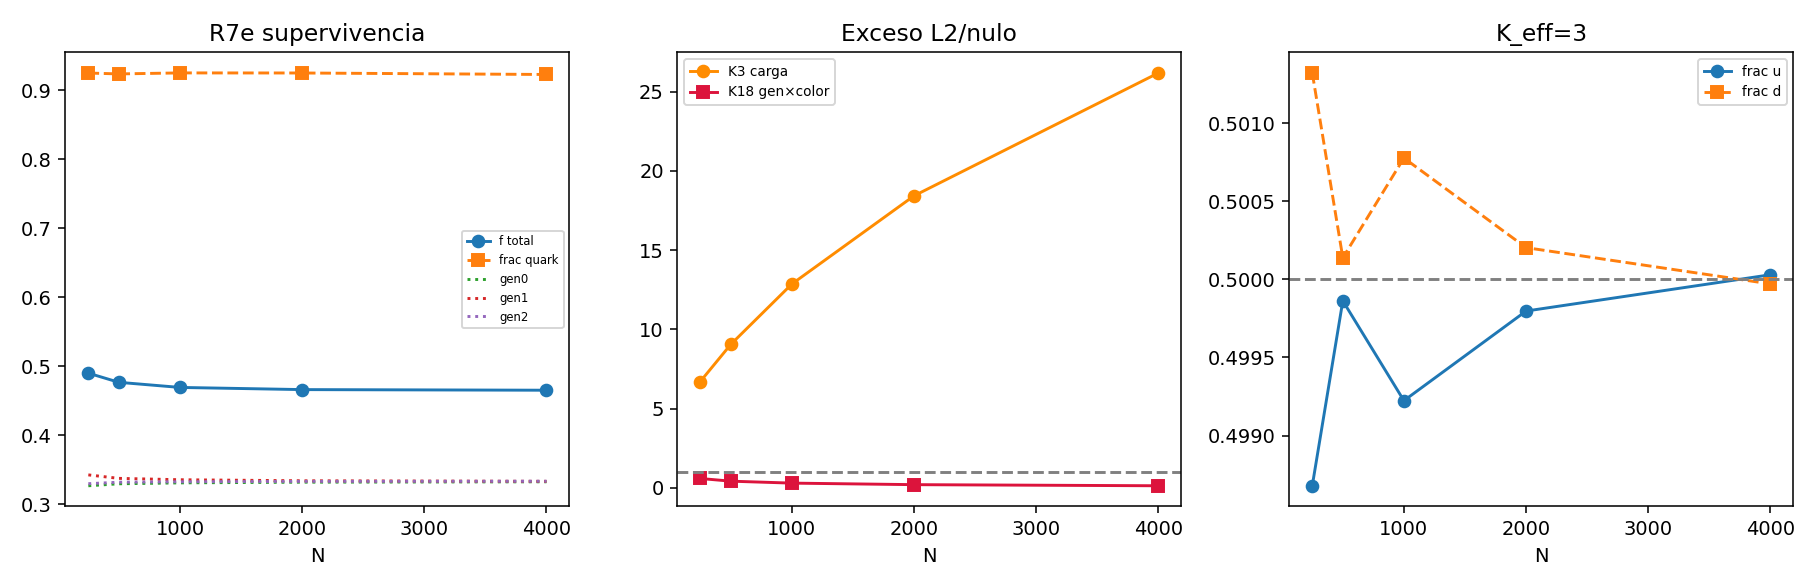

Recreate this plot in Python.
#!/usr/bin/env python3
"""
CG002-R7e — generaciones ×3 (multiplicidad de sabor)
====================================================
Extiende R7d: 3 generaciones de quarks con isospín u/d; leptones 3 gen (R7c).

Microestados: 72 quarks (3 gen × 2 sabor × 3 color × 2 spin × q/q̄)
              + 12 leptones = 84 total.

Canales (igual R7d): c_ij = c_color_ij + Q_i Q_j
  u: ±2/3, d: ∓1/3; leptón cargado ±1; ν: 0.
Generación y sabor: etiqueta de multiplicidad (no entran en c_ij salvo vía Q).

K candidatos: K=3 (carga), K=6 (color×spin), K=18 (gen×color×spin),
              K=72 (quark completo), K=84 (espacio total).

Controles: shuffle-B, shuffle-G (generación), shuffle-F (sabor u↔d),
           shuffle-L, shuffle-E.

USO:
  python3 cg002_r7e_generations.py [--quick|--single]
"""
from __future__ import annotations

import argparse
import math
import time
from pathlib import Path

import matplotlib

matplotlib.use("Agg")
import matplotlib.pyplot as plt
import numpy as np
import pandas as pd

ETA, MU, KAPPA_S, S0, S_BAND = 0.05, 0.01, 1e-6, 1.0, 8.0
PASOS, ALPHA = 240, 1.0

OUT_DIR = Path(__file__).parent
SWEEP_CSV = OUT_DIR / "cg002_r7e_sweep.csv"
FIG_PATH = OUT_DIR / "cg002_r7e_generations.png"

N_GEN = 3
N_QUARK = 72
N_LEPTON = 12
N_MICRO = N_QUARK + N_LEPTON
K_CANDIDATES = (3, 6, 18, 72, 84)

COLORS = np.eye(3, dtype=float)


def sat(S):
    return S / (1.0 + S / S_BAND)


def is_lepton(label: int) -> bool:
    return label >= N_QUARK


def encode_quark(is_aq: bool, gen: int, flavor: int, color: int, spin: int) -> int:
    base = gen * 12 + flavor * 6 + color * 2 + spin
    return 36 + base if is_aq else base


def decode_quark(ms: int) -> tuple[bool, int, int, int, int]:
    is_aq = ms >= 36
    base = ms - 36 if is_aq else ms
    gen = base // 12
    rem = base % 12
    flavor = rem // 6
    rem2 = rem % 6
    color = rem2 // 2
    spin = rem2 % 2
    return is_aq, gen, flavor, color, spin


def decode_lepton(ms: int) -> tuple[int, int, int]:
    base = ms - N_QUARK
    conj = base % 2
    spec = (base // 2) % 2
    gen = base // 4
    return gen, spec, conj


def color_vector(is_antiquark: bool, color_idx: int) -> np.ndarray:
    v = COLORS[color_idx]
    return -v if is_antiquark else v


def charge_quark(is_aq: bool, flavor: int) -> float:
    q = 2.0 / 3.0 if flavor == 0 else -1.0 / 3.0
    return -q if is_aq else q


def charge_lepton(spec: int, conj: int) -> float:
    if spec == 1:
        return 0.0
    return -1.0 if conj == 0 else 1.0


def microstate_charge(ms: int) -> float:
    if ms < N_QUARK:
        is_aq, _, flavor, _, _ = decode_quark(ms)
        return charge_quark(is_aq, flavor)
    _, spec, conj = decode_lepton(ms)
    return charge_lepton(spec, conj)


def build_compat(V: np.ndarray, Q: np.ndarray, labels: np.ndarray) -> np.ndarray:
    N = len(labels)
    is_l = labels >= N_QUARK
    C = np.zeros((N, N))
    idx_q = np.where(~is_l)[0]
    if len(idx_q):
        Vq = V[idx_q]
        C[np.ix_(idx_q, idx_q)] = Vq @ Vq.T
    C += np.outer(Q, Q)
    np.fill_diagonal(C, 0.0)
    return C


def evolucion(V: np.ndarray, Q: np.ndarray, labels: np.ndarray):
    C = build_compat(V, Q, labels)
    N = len(labels)
    S = np.full(N, S0)
    alive = np.ones(N, bool)
    tau = 0
    for _ in range(PASOS):
        S = np.where(alive, S * (1 - MU), S)
        m = np.where(alive, np.sqrt(sat(S)), 0.0)
        coop = C @ m
        dS = ALPHA * ETA * m * coop - ALPHA * ETA * m * m
        d_struct = float(np.abs(dS[alive]).sum()) if alive.any() else 0.0
        S = S + dS
        S = np.minimum(S, 1e12)
        S = np.where(S < 0, 0, S)
        alive = S > KAPPA_S
        S = np.where(alive, S, 0.0)
        if d_struct > 1e-4:
            tau += 1
    return S, alive, tau


def semilla_simetrica(N: int, rng: np.random.Generator):
    counts = np.full(N_MICRO, N // N_MICRO)
    for _ in range(N % N_MICRO):
        counts[rng.integers(0, N_MICRO)] += 1
    labels = np.empty(N, dtype=np.int8)
    V = np.zeros((N, 3))
    Q = np.zeros(N)
    pos = 0
    for ms in range(N_MICRO):
        n = counts[ms]
        labels[pos : pos + n] = ms
        if ms < N_QUARK:
            is_aq, _, _, ci, _ = decode_quark(ms)
            V[pos : pos + n] = color_vector(is_aq, ci)
        Q[pos : pos + n] = microstate_charge(ms)
        pos += n
    perm = rng.permutation(N)
    return labels[perm], V[perm], Q[perm]


def semilla_shuffle_b(labels, V, Q, rng):
    perm_color = rng.permutation(3)
    lab2, V2 = labels.copy(), V.copy()
    for i in range(len(labels)):
        if is_lepton(int(labels[i])):
            continue
        is_aq, gen, flavor, ci, sp = decode_quark(int(labels[i]))
        ci2 = int(perm_color[ci])
        lab2[i] = encode_quark(is_aq, gen, flavor, ci2, sp)
        V2[i] = color_vector(is_aq, ci2)
    return lab2, V2, Q


def semilla_shuffle_g(labels, V, Q, rng):
    perm_gen = rng.permutation(N_GEN)
    lab2, V2, Q2 = labels.copy(), V.copy(), Q.copy()
    for i in range(len(labels)):
        if is_lepton(int(labels[i])):
            continue
        is_aq, gen, flavor, ci, sp = decode_quark(int(labels[i]))
        gen2 = int(perm_gen[gen])
        lab2[i] = encode_quark(is_aq, gen2, flavor, ci, sp)
        Q2[i] = microstate_charge(lab2[i])
    return lab2, V2, Q2


def semilla_shuffle_f(labels, Q, rng):
    """Permuta sabor u↔d rompiendo correlación isospín–carga."""
    perm_flavor = rng.permutation(2)
    lab2, Q2 = labels.copy(), Q.copy()
    for i in range(len(labels)):
        if is_lepton(int(labels[i])):
            continue
        is_aq, gen, flavor, ci, sp = decode_quark(int(labels[i]))
        flavor2 = int(perm_flavor[flavor])
        lab2[i] = encode_quark(is_aq, gen, flavor2, ci, sp)
        Q2[i] = microstate_charge(lab2[i])
    return lab2, Q2


def semilla_shuffle_l(labels, Q, rng):
    perm = rng.permutation(N_LEPTON)
    lab2, Q2 = labels.copy(), Q.copy()
    for i in range(len(labels)):
        if not is_lepton(int(labels[i])):
            continue
        new_slot = int(perm[int(labels[i]) - N_QUARK])
        lab2[i] = N_QUARK + new_slot
        Q2[i] = microstate_charge(lab2[i])
    return lab2, Q2


def semilla_shuffle_e(labels, Q, rng):
    Q2 = Q.copy()
    perm = rng.permutation(len(Q))
    Q2[:] = Q[perm]
    return labels.copy(), Q2


def quark_bin_index(ms: int, K: int) -> int:
    is_aq, gen, flavor, color, spin = decode_quark(ms)
    if K == 72:
        return ms
    if K == 18:
        return gen * 6 + color * 2 + spin
    if K == 6:
        return color * 2 + spin
    raise ValueError(K)


def bin_counts(labels, alive, K):
    idx = np.where(alive)[0]
    if len(idx) == 0:
        return np.zeros(K, dtype=int)
    surv = labels[idx]
    if K == 84:
        return np.bincount(surv, minlength=N_MICRO)
    if K == 72:
        q = surv[surv < N_QUARK]
        return np.bincount(q, minlength=N_QUARK)
    if K in (6, 18):
        cnt = np.zeros(K, dtype=int)
        for ms in surv:
            if ms >= N_QUARK:
                continue
            cnt[quark_bin_index(int(ms), K)] += 1
        return cnt
    raise ValueError(K)


def bin_charge_counts(Q, alive) -> np.ndarray:
    idx = np.where(alive)[0]
    cnt = np.zeros(3, dtype=int)
    if len(idx) == 0:
        return cnt
    for q in Q[idx]:
        if q < -0.1:
            cnt[0] += 1
        elif q > 0.1:
            cnt[2] += 1
        else:
            cnt[1] += 1
    return cnt


def excess_L2(counts, K):
    N = counts.sum()
    if N == 0:
        return 0.0
    f = counts / N
    return float(np.sqrt(((f - 1 / K) ** 2).sum()))


def null_L2(K, N):
    return math.sqrt((K - 1) / (K * max(N, 1)))


def orden_color(V, alive):
    idx = np.where(alive)[0]
    if len(idx) == 0:
        return 0.0
    return float(np.linalg.norm(V[idx].mean(0)))


def orden_charge(Q, alive):
    idx = np.where(alive)[0]
    if len(idx) == 0:
        return 0.0
    return float(abs(Q[idx].mean()))


def frac_species(labels, alive):
    idx = np.where(alive)[0]
    if len(idx) == 0:
        return 0.0, 0.0
    surv = labels[idx]
    return float((surv < N_QUARK).mean()), float((surv >= N_QUARK).mean())


def frac_generations(labels, alive):
    idx = np.where(alive)[0]
    q = labels[idx][labels[idx] < N_QUARK]
    if len(q) == 0:
        return (1 / 3, 1 / 3, 1 / 3)
    gens = np.array([decode_quark(int(ms))[1] for ms in q])
    c = np.bincount(gens, minlength=N_GEN).astype(float)
    c /= c.sum()
    return tuple(c)


def frac_flavors(labels, alive):
    idx = np.where(alive)[0]
    q = labels[idx][labels[idx] < N_QUARK]
    if len(q) == 0:
        return 0.5, 0.5
    fl = np.array([decode_quark(int(ms))[2] for ms in q])
    u = float((fl == 0).mean())
    return u, 1.0 - u


def frac_charge_neutral(Q, alive) -> float:
    idx = np.where(alive)[0]
    if len(idx) == 0:
        return 0.0
    return float((np.abs(Q[idx]) < 0.1).mean())


def best_K_excess(rows, shuffle_rows=None):
    qcd = [r for r in rows if r.get("mode") == "qcd"]
    scores = {K: float(np.mean([r[f"ratio_L2_K{K}"] for r in qcd])) for K in K_CANDIDATES}
    shuffle_pos = set(K_CANDIDATES)
    if shuffle_rows:
        for K in K_CANDIDATES:
            if np.mean([r[f"L2_K{K}"] for r in qcd]) - np.mean([r[f"L2_K{K}"] for r in shuffle_rows]) <= 0:
                shuffle_pos.discard(K)
    candidates = [K for K in K_CANDIDATES if K in shuffle_pos] or list(K_CANDIDATES)
    return dict(k_best=max(candidates, key=lambda k: scores[k]), scores=scores)


def run_once(N, seed, mode="qcd"):
    rng = np.random.default_rng(seed)
    labels, V, Q = semilla_simetrica(N, rng)
    if mode == "shuffle_b":
        labels, V, Q = semilla_shuffle_b(labels, V, Q, rng)
    elif mode == "shuffle_g":
        labels, V, Q = semilla_shuffle_g(labels, V, Q, rng)
    elif mode == "shuffle_f":
        labels, Q = semilla_shuffle_f(labels, Q, rng)
    elif mode == "shuffle_l":
        labels, Q = semilla_shuffle_l(labels, Q, rng)
    elif mode == "shuffle_e":
        labels, Q = semilla_shuffle_e(labels, Q, rng)

    alive_all = np.ones(N, bool)
    ord_c_init = orden_color(V, alive_all)
    ord_q_init = orden_charge(Q, alive_all)
    S, alive, tau = evolucion(V, Q, labels)
    n_surv = int(alive.sum())
    ord_c = orden_color(V, alive)
    ord_q = orden_charge(Q, alive)
    fq, fl = frac_species(labels, alive)
    g0, g1, g2 = frac_generations(labels, alive)
    fu, fd = frac_flavors(labels, alive)
    row = dict(
        N=N,
        seed=seed,
        mode=mode,
        n_surv=n_surv,
        f_surv=n_surv / N,
        tau=tau,
        orden_color_init=ord_c_init,
        orden_color=ord_c,
        orden_charge_init=ord_q_init,
        orden_charge=ord_q,
        frac_quark=fq,
        frac_lepton=fl,
        frac_gen0=g0,
        frac_gen1=g1,
        frac_gen2=g2,
        frac_u=fu,
        frac_d=fd,
        frac_Q0=frac_charge_neutral(Q, alive),
        mean_Q_surv=float(Q[alive].mean()) if n_surv else 0.0,
    )
    cnt_q3 = bin_charge_counts(Q, alive)
    row["L2_K3"] = excess_L2(cnt_q3, 3)
    row["null_L2_K3"] = null_L2(3, int(cnt_q3.sum()))
    row["ratio_L2_K3"] = row["L2_K3"] / row["null_L2_K3"] if cnt_q3.sum() else 0.0

    for K in (6, 18, 72, 84):
        cnt = bin_counts(labels, alive, K)
        k_eff = K
        row[f"L2_K{K}"] = excess_L2(cnt, k_eff)
        row[f"null_L2_K{K}"] = null_L2(k_eff, int(cnt.sum()))
        row[f"ratio_L2_K{K}"] = row[f"L2_K{K}"] / row[f"null_L2_K{K}"] if cnt.sum() else 0.0
    return row


def main():
    ap = argparse.ArgumentParser()
    ap.add_argument("--quick", action="store_true")
    ap.add_argument("--single", action="store_true")
    args = ap.parse_args()

    if args.single:
        r = run_once(2000, 1, "qcd")
        print(r)
        print("K_best:", best_K_excess([r]))
        return

    NS = [500, 1000, 2000] if args.quick else [250, 500, 1000, 2000, 4000]
    SEEDS = 10 if args.quick else 40
    MODES = ("qcd", "shuffle_b", "shuffle_g", "shuffle_f", "shuffle_l", "shuffle_e")
    t0 = time.monotonic()
    rows = []
    for ni, N in enumerate(NS):
        for seed in range(1, SEEDS + 1):
            for mode in MODES:
                rows.append(run_once(N, seed, mode))
        sub = [r for r in rows if r["N"] == N and r["mode"] == "qcd"]
        print(
            f"  [{ni+1}/{len(NS)}] N={N:5d}  f={np.mean([r['f_surv'] for r in sub]):.3f}  "
            f"q/L={np.mean([r['frac_quark'] for r in sub]):.2f}/"
            f"{np.mean([r['frac_lepton'] for r in sub]):.2f}  "
            f"g0/1/2={np.mean([r['frac_gen0'] for r in sub]):.2f}/"
            f"{np.mean([r['frac_gen1'] for r in sub]):.2f}/"
            f"{np.mean([r['frac_gen2'] for r in sub]):.2f}  "
            f"u/d={np.mean([r['frac_u'] for r in sub]):.2f}/"
            f"{np.mean([r['frac_d'] for r in sub]):.2f}  "
            f"K3×={np.mean([r['ratio_L2_K3'] for r in sub]):.1f}",
            flush=True,
        )

    df = pd.DataFrame(rows)
    df.to_csv(SWEEP_CSV, index=False)
    qcd = df[df["mode"] == "qcd"]
    sh_b = df[df["mode"] == "shuffle_b"]
    bk = best_K_excess(qcd.to_dict("records"), sh_b.to_dict("records"))

    fig, ax = plt.subplots(1, 3, figsize=(13, 4.2))
    agg = qcd.groupby("N").mean(numeric_only=True)
    ax[0].plot(agg.index, agg.f_surv, "o-", label="f total")
    ax[0].plot(agg.index, agg.frac_quark, "s--", label="frac quark")
    ax[0].plot(agg.index, agg.frac_gen0, ":", label="gen0")
    ax[0].plot(agg.index, agg.frac_gen1, ":", label="gen1")
    ax[0].plot(agg.index, agg.frac_gen2, ":", label="gen2")
    ax[0].set_xlabel("N")
    ax[0].legend(fontsize=6)
    ax[0].set_title("R7e supervivencia")
    ax[1].plot(agg.index, agg.ratio_L2_K3, "o-", color="darkorange", label="K3 carga")
    ax[1].plot(agg.index, agg.ratio_L2_K18, "s-", color="crimson", label="K18 gen×color")
    ax[1].axhline(1, color="gray", ls="--")
    ax[1].set_xlabel("N")
    ax[1].legend(fontsize=7)
    ax[1].set_title("Exceso L2/nulo")
    ax[2].plot(agg.index, agg.frac_u, "o-", label="frac u")
    ax[2].plot(agg.index, agg.frac_d, "s--", label="frac d")
    ax[2].axhline(0.5, color="gray", ls="--")
    ax[2].set_xlabel("N")
    ax[2].legend(fontsize=7)
    ax[2].set_title(f"K_eff={bk['k_best']}")
    plt.tight_layout()
    fig.savefig(FIG_PATH, dpi=140)

    def delta_l2(mode, K):
        return float(qcd[f"L2_K{K}"].mean() - df[df["mode"] == mode][f"L2_K{K}"].mean())

    print("\n" + "=" * 60)
    print("CG002-R7e generaciones ×3 + U(1) + leptones")
    print(f"K_eff por exceso (shuffle-B+): K={bk['k_best']}  {bk['scores']}")
    print(f"orden_color medio: {qcd['orden_color'].mean():.3f}")
    print(f"orden_charge medio: {qcd['orden_charge'].mean():.3f}")
    print(f"gen0/1/2: {qcd['frac_gen0'].mean():.3f}/{qcd['frac_gen1'].mean():.3f}/{qcd['frac_gen2'].mean():.3f}")
    print(f"u/d: {qcd['frac_u'].mean():.3f}/{qcd['frac_d'].mean():.3f}")
    print(f"ΔL2 shuffle-G K18: {delta_l2('shuffle_g', 18):.4f}")
    print(f"ΔL2 shuffle-F K3: {delta_l2('shuffle_f', 3):.4f}")
    print(f"CSV: {SWEEP_CSV}  Fig: {FIG_PATH}")
    print(f"Tiempo: {time.monotonic() - t0:.1f}s")


if __name__ == "__main__":
    main()
